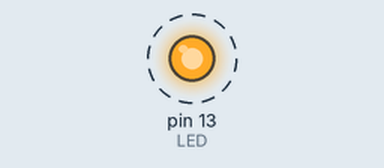
Recording of a sketch running on a simulated Arduino Uno, built with avr-gcc and run on an emulated ATmega328P. On the bench: output pins drawn as LEDs (lit = HIGH). Dashed ring = blinking. MIDI output is not drawn; random numbers use the default seed unless the sketch sets one.

Above: at 0.05 s.
Timing chart, 0 to 3.0 s (numbered marks = the images above):
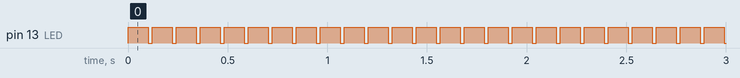

Measured:
- by itself, pin 13 (LED): alternates HIGH for 0.10 s and LOW for 0.02 s

The sketch:

MIDI_WYS_NUTY_PRYPADKOWE.ino
```cpp
#include <MIDI.h>;
// DX7 INT 27

MIDI_CREATE_DEFAULT_INSTANCE();

#define LED 13
#define progNumber 27 //definiujemy numer programu
int nuta;
int vel;
int przypadek;
int przypadek2;
int Dx7Preset[] = {1, 2, 3, 5, 7, 27};

void setup()
{
vel=31;
pinMode(LED, OUTPUT);
MIDI.begin(MIDI_CHANNEL_OFF); // Launch MIDI and tells program to disregard any MIDI incoming messages
//Serial.begin(19200);
MIDI.sendProgramChange(progNumber-1,1);

}

void loop()
{
for (int nuta = 122; nuta = 1; nuta --){

przypadek = random(1,60);

if ((nuta%(przypadek/5))==0)
//w przypadku gdy dzielenie nuty przez random/5 daje 0 zmień program
{
przypadek2 = random(0,5);
MIDI.sendProgramChange(Dx7Preset[przypadek2]-1,1);
//zmiana programu według przypadkowo wybranego preseta z tablicy
}
//vel=vel+(przypadek/5); // randomizacja velocity
digitalWrite(LED,HIGH);
MIDI.sendNoteOn(nuta,vel,1);
MIDI.sendNoteOn(nuta+przypadek,vel,1);
MIDI.sendNoteOn(nuta+5+przypadek,vel,1);
delay(100);
MIDI.sendNoteOff(nuta,vel,1);
MIDI.sendNoteOff(nuta+przypadek,vel,1);
MIDI.sendNoteOff(nuta+5+przypadek,vel,1);
digitalWrite(LED,LOW);
delay(20);}

}
```
